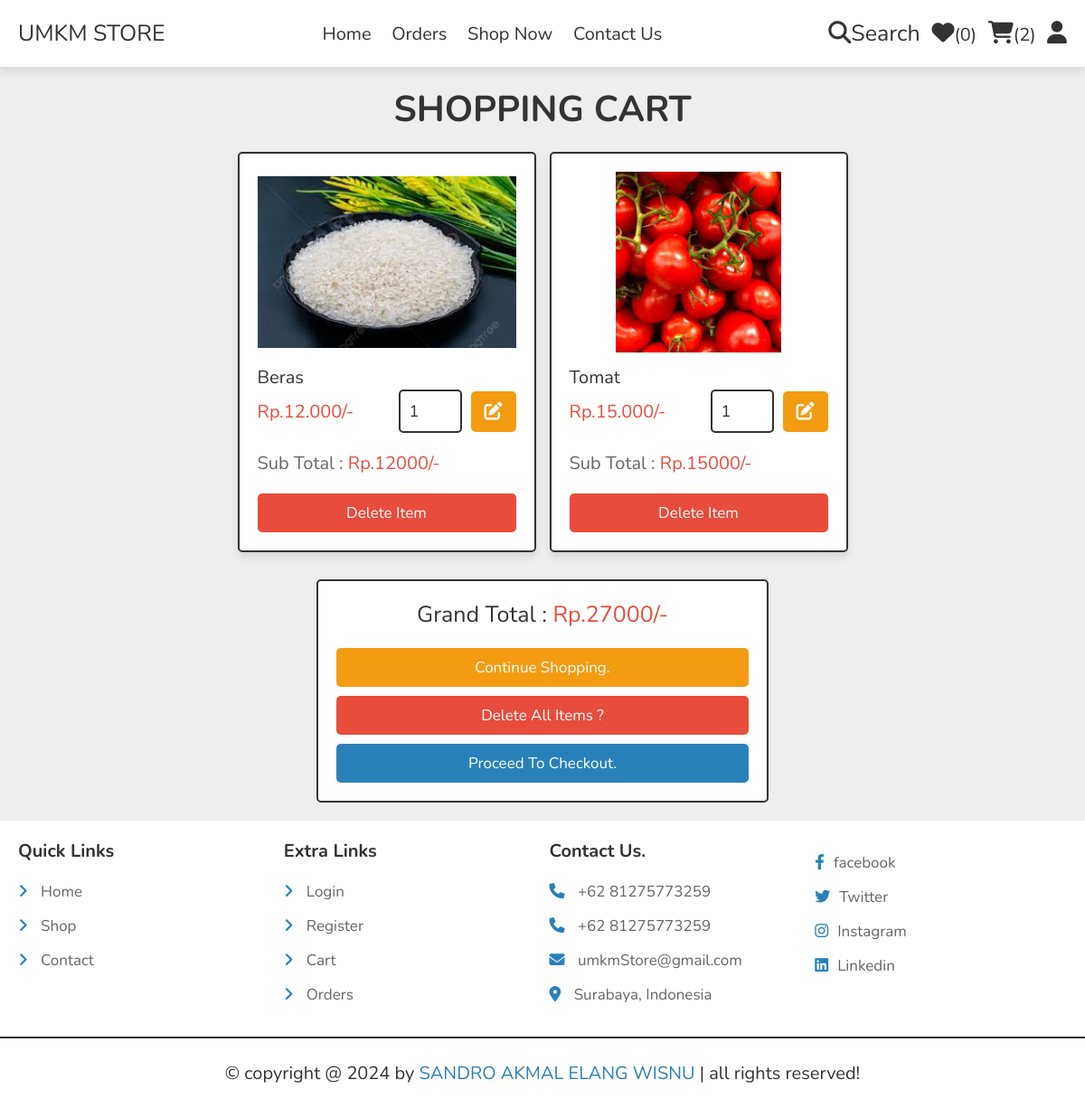
/cart.php (signed in), run on the app's committed database.
### tables this page shows
CREATE TABLE `cart` (
  `id` int(100) NOT NULL,
  `user_id` int(100) NOT NULL,
  `pid` int(100) NOT NULL,
  `name` varchar(100) NOT NULL,
  `price` int(10) NOT NULL,
  `quantity` int(10) NOT NULL,
  `image` varchar(100) NOT NULL
);

### cart.php (the view, shortened to what this page needs)
<?php
include 'components/connect.php';
if(isset($_SESSION['user_id'])){
   $user_id = $_SESSION['user_id'];
}else{
   $user_id = '';
   header('location:user_login.php');
};
?>
<!DOCTYPE html>
<html lang="en">
<head>
   <link rel="stylesheet" href="https://cdnjs.cloudflare.com/ajax/libs/font-awesome/6.1.1/css/all.min.css">
   <link rel="stylesheet" href="css/style.css">
</head>
<body>
<?php include 'components/user_header.php'; ?>
<section class="products shopping-cart">
   <h3 class="heading">Shopping cart</h3>
   <div class="box-container">
   <?php
      $grand_total = 0;
      $select_cart = $conn->prepare("SELECT * FROM `cart` WHERE user_id = ?");
      $select_cart->execute([$user_id]);
      if($select_cart->rowCount() > 0){
         while($fetch_cart = $select_cart->fetch(PDO::FETCH_ASSOC)){
   ?>
   <form action="" method="post" class="box">
      <img src="uploaded_img/<?= $fetch_cart['image']; ?>" alt="">
      <div class="name"><?= $fetch_cart['name']; ?></div>
      <div class="flex">
         <div class="price">Rp.<?= number_format($fetch_cart['price'], 0, ',','.'); ?>/-</div>
         <input type="number" name="qty" class="qty" min="1" max="99" onkeypress="if(this.value.length == 2) return false;" value="<?= $fetch_cart['quantity']; ?>">
         <button type="submit" class="fas fa-edit" name="update_qty"></button>
      </div>
      <div class="sub-total"> Sub Total : <span>Rp.<?= $sub_total = ($fetch_cart['price'] * $fetch_cart['quantity']); ?>/-</span> </div>
      <input type="submit" value="delete item" onclick="return confirm('delete this from cart?');" class="delete-btn" name="delete">
   </form>
   <?php
   $grand_total += $sub_total;
      }
   }else{
      echo '<p class="empty">your cart is empty</p>';
   }
   ?>
   </div>
   <div class="cart-total">
      <p>Grand Total : <span>Rp.<?= $grand_total; ?>/-</span></p>
      <a href="shop.php" class="option-btn">Continue Shopping.</a>
      <a href="cart.php?delete_all" class="delete-btn <?= ($grand_total > 1)?'':'disabled'; ?>" onclick="return confirm('delete all from cart?');">Delete All Items ?</a>
      <a href="checkout.php" class="btn <?= ($grand_total > 1)?'':'disabled'; ?>">Proceed to Checkout.</a>
   </div>
</section>
<?php include 'components/footer.php'; ?>
</body>
</html>

### css/style.css (style rules this page uses)
:root { --main-color:#2980b9; --orange:#f39c12; --red:#e74c3c; --black:#333; --white:#fff; --light-color:#666; --light-bg:#eee; --border:.2rem solid var(--black); --box-shadow:0 .5rem 1rem rgba(0,0,0,.1); }
* { font-family: 'Nunito', sans-serif; margin:0; padding:0; box-sizing: border-box; outline: none; border:none; text-decoration: none; }
html { font-size: 62.5%; overflow-x: hidden; }
body { background-color: var(--light-bg); }
section { padding:2rem; max-width: 1200px; margin:0 auto; }
.heading { font-size: 4rem; color:var(--black); margin-bottom: 2rem; text-align: center; text-transform: uppercase; }
.btn, .delete-btn, .option-btn { display: block; width: 100%; margin-top: 1rem; border-radius: .5rem; padding:1rem 3rem; font-size: 1.7rem; text-transform: capitalize; color:var(--white); cursor: pointer; text-align: center; }
.btn { background-color: var(--main-color); }
.option-btn { background-color: var(--orange); }
.delete-btn { background-color: var(--red); }
.products .box-container { display: grid; grid-template-columns: repeat(auto-fit, 33rem); gap:1.5rem; justify-content: center; align-items: flex-start; }
.products .box-container .box { position: relative; background-color: var(--white); box-shadow: var(--box-shadow); border-radius: .5rem; border:var(--border); padding:2rem; overflow: hidden; }
.products .box-container .box img { height: 20rem; width: 100%; object-fit: contain; margin-bottom: 1rem; }
.products .box-container .box .name { font-size: 2rem; color:var(--black); }
.products .box-container .box .flex { display: flex; align-items: center; gap:1rem; }
.products .box-container .box .flex .qty { width: 7rem; padding:1rem; border:var(--border); font-size: 1.8rem; color:var(--black); border-radius: .5rem; }
.products .box-container .box .flex .price { font-size: 2rem; color:var(--red); margin-right: auto; }
.shopping-cart .fa-edit { height: 4.5rem; border-radius: .5rem; background-color: var(--orange); width: 5rem; font-size: 2rem; color:var(--white); cursor: pointer; }
.shopping-cart .sub-total { margin:2rem 0; font-size: 2rem; color:var(--light-color); }
.shopping-cart .sub-total span { color:var(--red); }
.cart-total { max-width: 50rem; margin:0 auto; margin-top: 3rem; background-color: var(--white); border:var(--border); border-radius: .5rem;; padding:2rem; text-align: center; }
.cart-total p { font-size: 2.5rem; color:var(--black); margin-bottom: 2rem; }
.cart-total p span { color:var(--red); }

### data on the page
cart: image (picture), name "Beras", price "12.000", qty "1", price "12000"
cart: image (picture), name "Tomat", price "15.000", qty "1", price "15000"

### other printed values
$total_wishlist_counts "0"
$total_cart_counts "2"
$grand_total "27000"
